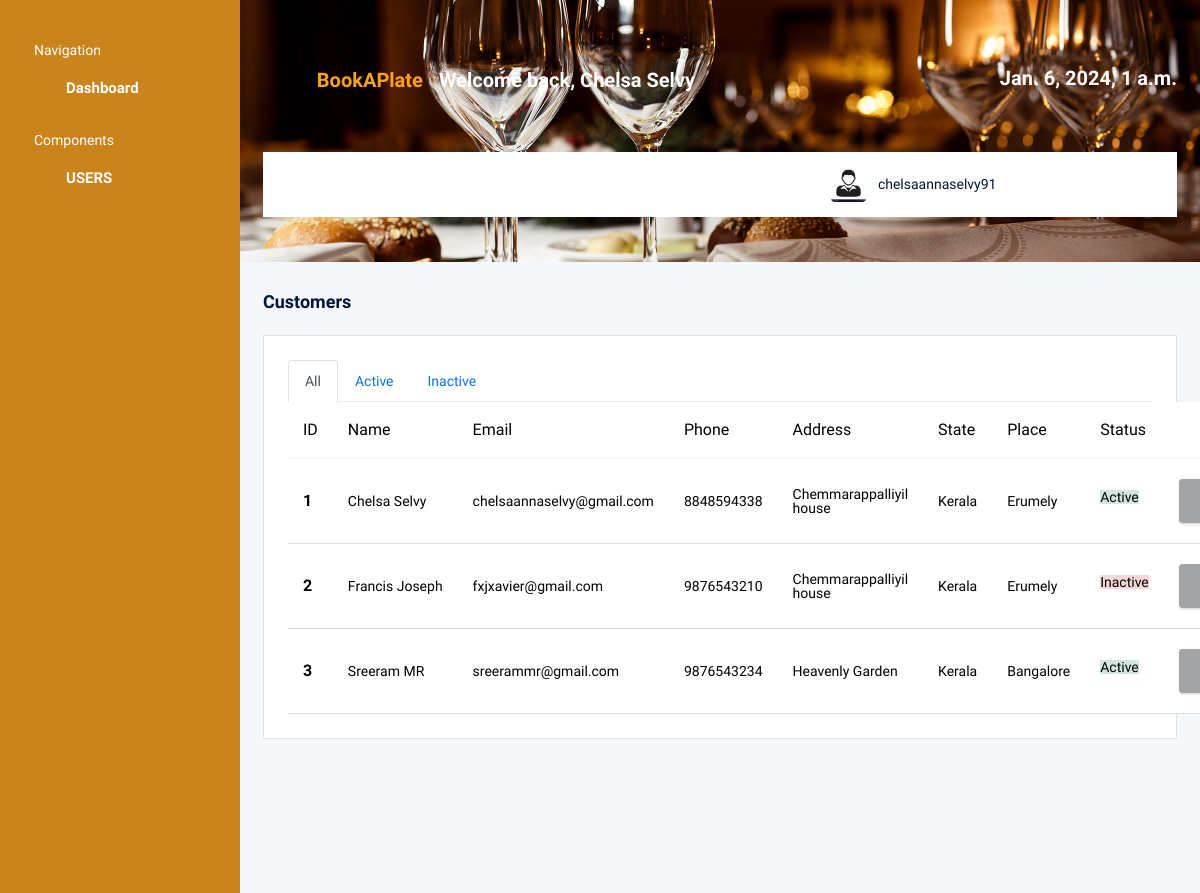
/admin_user/customer_list/ (signed in), run on an earlier commit of the app's database.
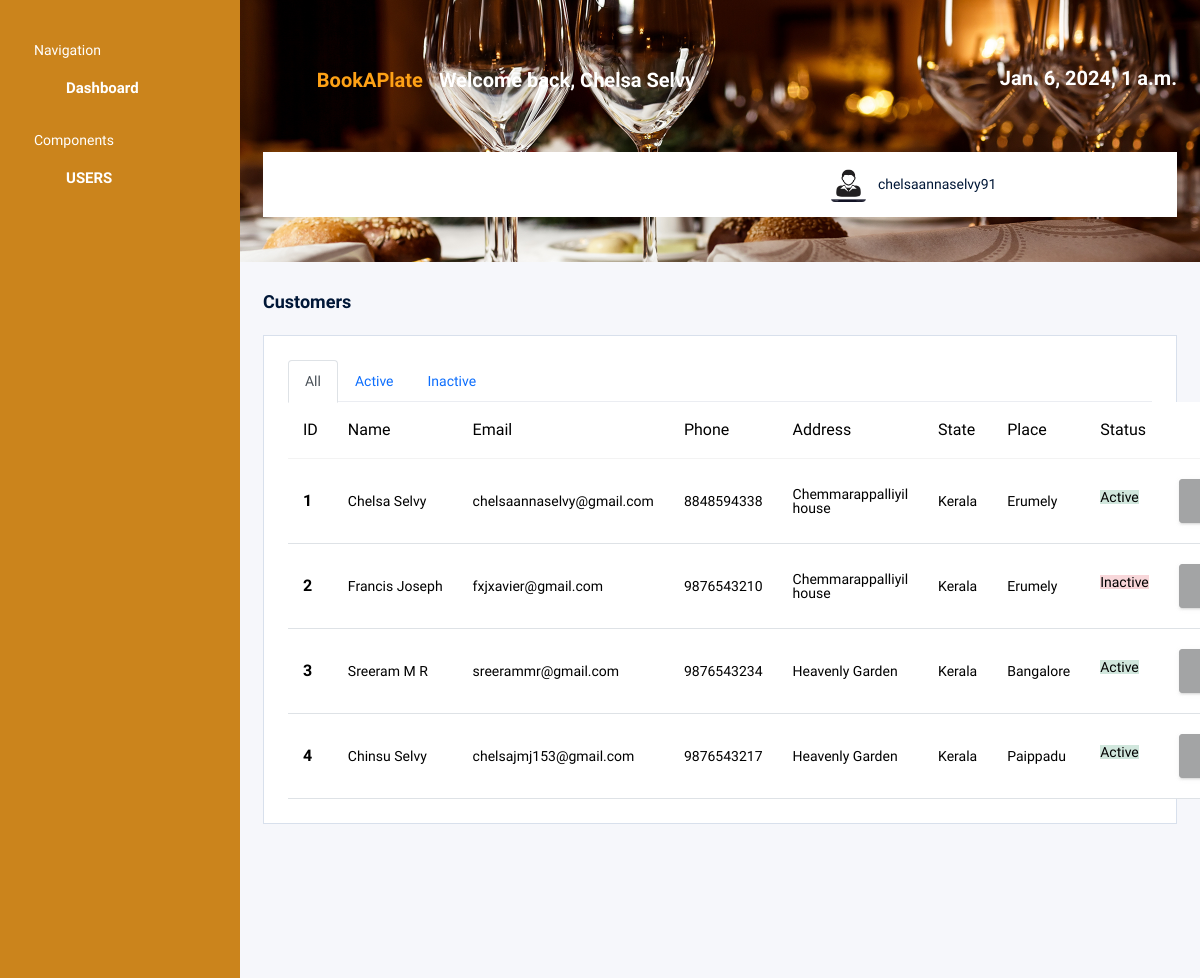
And on a later commit of the database.
### admin_workbench/models.py (models this page shows)
class Customer(models.Model):
    customer_id = models.AutoField(primary_key=True)
    phone = models.CharField(max_length=13, unique=True)
    address = models.CharField(max_length=100)
    place = models.CharField(max_length=100)
    STATES_CHOICES = [
    ('','Select State'),
    ('Andhra Pradesh', 'Andhra Pradesh'),
    ('Arunachal Pradesh', 'Arunachal Pradesh'),
    ('Assam', 'Assam'),
    ('Bihar', 'Bihar'),
    ('Chhattisgarh', 'Chhattisgarh'),
    ('Goa', 'Goa'),
    ('Gujarat', 'Gujarat'),
    ('Haryana', 'Haryana'),
    ('Himachal Pradesh', 'Himachal Pradesh'),
    ('Jharkhand', 'Jharkhand'),
    ('Karnataka', 'Karnataka'),
    ('Kerala', 'Kerala'),
    ('Madhya Pradesh', 'Madhya Pradesh'),
    ('Maharashtra', 'Maharashtra'),
    ('Manipur', 'Manipur'),
    ('Meghalaya', 'Meghalaya'),
    ('Mizoram', 'Mizoram'),
    ('Nagaland', 'Nagaland'),
    ('Odisha', 'Odisha'),
    ('Punjab', 'Punjab'),
    ('Rajasthan', 'Rajasthan'),
    ('Sikkim', 'Sikkim'),
    ('Tamil Nadu', 'Tamil Nadu'),
    ('Telangana', 'Telangana'),
    ('Tripura', 'Tripura'),
    ('Uttar Pradesh', 'Uttar Pradesh'),
    ('Uttarakhand', 'Uttarakhand'),
    ('West Bengal', 'West Bengal')
]
    state = models.CharField(max_length=100, choices=STATES_CHOICES,default='Kerala')
    status = models.CharField(max_length=10, default='Active')
    profile_photo = models.ImageField(upload_to='profile_pictures/', null=True)
    id_proof = models.ImageField(upload_to='customer_identifier/', null=True)
    user = models.OneToOneField(User, on_delete=models.CASCADE)

### admin_workbench/views.py (the view)
# urls.py: path('customer_list/', CustomerListView, name='customer_list'),
@login_required
def CustomerListView(request):
    logged_user = request.user
    customers = Customer.objects.all()
    active_customers = Customer.objects.filter(status='Active')
    inactive_customers = Customer.objects.filter(status='Inactive')
    context = {
        'customers': customers,
        'active_customers': active_customers,
        'inactive_customers': inactive_customers,
        'today': datetime.now(),
        'logged_user': logged_user
    }
    return render(request, 'admin_workbench/customer_list.html', context)

### admin_workbench/templates/admin_workbench/customer_list.html (shortened to what this page needs)
{% extends 'admin_workbench/base.html'%}
{% block content %}
<div class="content-wrapper">
          <div class="row">
            <div class="col-md-12 grid-margin">
              <h5 class="card-title fw-semibold mb-4">Customers</h5>
              <div class="card">
                <div class="card-body p-4">
                  <ul class="nav nav-tabs" id="myTab" role="tablist">
  <li class="nav-item" role="presentation">
    <button class="nav-link active" id="all-tab" data-bs-toggle="tab" data-bs-target="#all" type="button" role="tab" aria-controls="all" aria-selected="true">All</button>
  </li>
  <li class="nav-item" role="presentation">
    <button class="nav-link" id="active-tab" data-bs-toggle="tab" data-bs-target="#profile" type="button" role="tab" aria-controls="profile" aria-selected="false">Active</button>
  </li>
  <li class="nav-item" role="presentation">
    <button class="nav-link" id="inactive-tab" data-bs-toggle="tab" data-bs-target="#inactive" type="button" role="tab" aria-controls="inactive" aria-selected="false">Inactive</button>
  </li>
</ul>
<div class="tab-content" id="myTabContent">
  <div class="tab-pane fade show active" id="all" role="tabpanel" aria-labelledby="all-tab">
    <div class="table-responsive-sm">
    <table class="table table-hover ">
    <thead>
    <tr>
      <th scope="col">ID</th>
      <th scope="col">Name</th>
      <th scope="col">Email</th>
      <th scope="col">Phone</th>
      <th scope="col">Address</th>
      <th scope="col">State</th>
      <th scope="col">Place</th>
      <th scope="col">Status</th>
      <th scope="col"></th>
    </tr>
  </thead>
  <tbody>
    {% if customers%}
      {% for customer in customers %}
      <tr>
        <th scope="row">{{ customer.customer_id }}</th>
        <td>{{customer.user.first_name}}&nbsp;{{customer.user.last_name}}</td>
        <td>{{customer.user.email}}</td>
        <td>{{customer.phone}}</td>
        <td>{{customer.address}}</td>
        <td>{{customer.state}}</td>
        <td>{{customer.place}}</td>
        {% if customer.status == 'Active' %}
          <td><label class="bg bg-success-subtle">{{customer.status}}</label></td>
        {% else %}
          <td><label class="bg bg-danger-subtle">{{customer.status}}</label></td>
        {% endif %}
        <td>
          <div class="btn-group">
    <button type="button" class="btn btn-secondary dropdown-toggle" data-bs-toggle="dropdown" aria-expanded="false">
    </button>
  </div></td>
      </tr>
      {% endfor %}
      {% else %}
      <tr>
        <th scope="row" colspan="8" class="text-center"><p>No records to display</p></th>
      </tr>
      {% endif %}
  </tbody>
</table></div>
</div>
</div>
                </div>
              </div>
            </div>
          </div>
        </div>
{% endblock %}

What changed in the data, as far as the page shows it:
changed Customer "Bangalore": user.last_name "MR" → "M R"
added Customer: customer_id "4", user.first_name "Chinsu", user.last_name "Selvy", user.email "chelsajmj153@gmail.com", phone "9876543217", address "Heavenly Garden", state "Kerala", place "Paippadu", status "Active"
